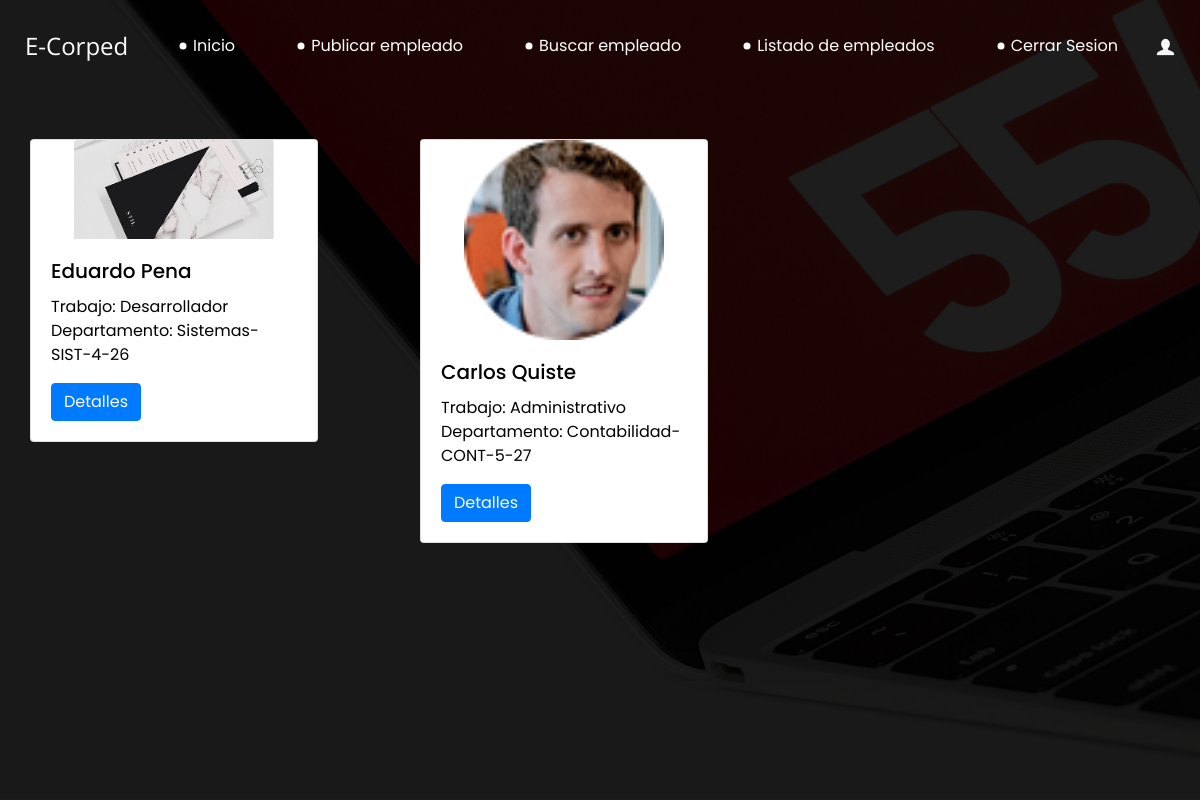
The page /empleados/ (signed in) on the database its author committed.
### aplications/empleado/models.py (models this page shows, shortened)
class Empleado (models.Model):
    JOB_CHOICES =(
        ('0','Contador'),
        ('1','Administrativo'),
        ('2','Desarrollador'),
        ('3','Analista Funcional'),
        ('4','Otro'),
    )
    nombre = models.CharField('Nombre', max_length=60)
    apellido = models.CharField('Apellido', max_length=50)
    trabajo = models.CharField('Trabajo', max_length=1, choices = JOB_CHOICES)
    departamento = models.ForeignKey(Departamento, on_delete=models.CASCADE)
    Situacion = models.ManyToManyField(EstCiv)
    Habilidad = models.ManyToManyField(Habilidades)
    email = models.EmailField('Mail',blank = True)
    imagen_de_perfil = models.ImageField('Foto de perfil', upload_to='static/images',blank=True, null=True)
    class Meta:
        verbose_name = 'Mi empleado'
        verbose_name_plural = 'Empleados de la empresa'
        ordering = ['-nombre','apellido']
        unique_together = ('nombre','departamento','email')

### aplications/departamento/models.py (models this page shows)
class Departamento (models.Model):
    nombre = models.CharField('Nombre', max_length=50, blank=True)
    sigla = models.CharField('Sigla',max_length=30)
    activo = models.BooleanField ('¿Está activo?', default=False)
    piso = models.CharField('Piso',max_length=50)
    oficina = models.CharField('Oficina Nº', max_length=10,blank=True)
    class Meta:
        verbose_name = 'Empresa'
        verbose_name_plural = 'Áreas de la Empresa'
        ordering = ['nombre']
        unique_together = ('nombre','sigla')
    def __str__(self):
        return self.nombre + '-' + self.sigla + '-' + self.piso + '-' +self.oficina

### aplications/empleado/views.py (the view)
# urls.py: path('empleados/', lista_empleados, name='empleados'),
def lista_empleados(request):
    empleados = Empleado.objects.all()
    return render(request, 'empleado/lista_empleados.html', {'empleados': empleados})

### templates/empleado/lista_empleados.html (shortened to what this page needs)
{% extends "empleado/base.html" %}
{% block content %}
{% load static %}
<!DOCTYPE html>
<html lang="en">
<head>
</head>
<body>
    <br>
    <br>
    <div class="container">
        <div class="row">
          {% for empleado in empleados %}
          <div class="col-md-4 mb-4">
            <div class="card" style="width: 18rem;">
              {% if empleado.imagen_de_perfil %}
              <img src="{{ empleado.imagen_de_perfil.url }}" class="card-img-top card-img-small mx-auto" alt="Empleado Imagen">
              {% else %}
              <img src="{% static 'images/imagen_vacia.png' %}" class="card-img-top card-img-small mx-auto" alt="Imagen Vacía">
              {% endif %}
              <div class="card-body">
                <h5 class="card-title">{{ empleado.nombre }} {{ empleado.apellido }}</h5>
                <p class="card-text">
                  Trabajo: {{ empleado.get_trabajo_display }}<br>
                  Departamento: {{ empleado.departamento }}<br>
                </p>
                {% if user.is_superuser %}
                <a href={% url 'detalles' empleado.id %} class="btn btn-primary">Detalles</a>
                {% endif %}
              </div>
            </div>
          </div>
          {% endfor %}
        </div>
      </div>
</body>
</html>
{% endblock %}

### static/css/style.css (style rules this page uses)
body { font-family: "Poppins", sans-serif; color: #000000; background-color: #ffffff; margin: 0; padding: 0; background-image: url(../images/hero-bg.jpg); background-size: cover; background-position: center; background-attachment: fixed; background-repeat: no-repeat; }
a, a:hover, a:focus { text-decoration: none; }
.btn, .btn:focus { outline: none !important; -webkit-box-shadow: none; box-shadow: none; }

### static/css/responsive.css (style rules this page uses)
@media (min-width: 1200px) { .container { max-width: 1170px; } }

### templates/empleado/lista_empleados.html (style rules this page uses)
.card-img-small { max-width: 200px; max-height: 200px; }

### rows shown on the page
Empleado: imagen_de_perfil (picture), nombre "Eduardo", apellido "Pena", trabajo "Desarrollador", departamento "Sistemas-SIST-4-26"
Empleado: imagen_de_perfil (picture), nombre "Carlos", apellido "Quiste", trabajo "Administrativo", departamento "Contabilidad-CONT-5-27"
